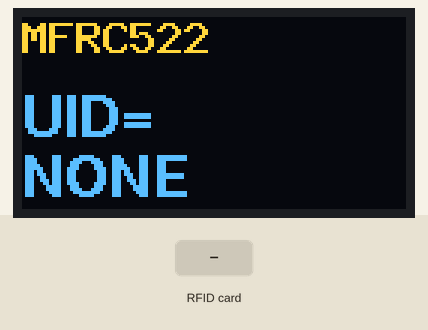
A sketch run on a simulated Arduino Uno, built with avr-gcc and run on an emulated ATmega328P. Shown: 128×64 one-colour display. Inputs (shaded band) come from the test bench. The OLED is the two-colour kind (top 16 rows yellow); what the sketch prints to the serial monitor is not drawn.

Above: at 1.2 s.
1.3 s: RFID card 3F 0F 3E 5F held to the reader
At 2.0 s:
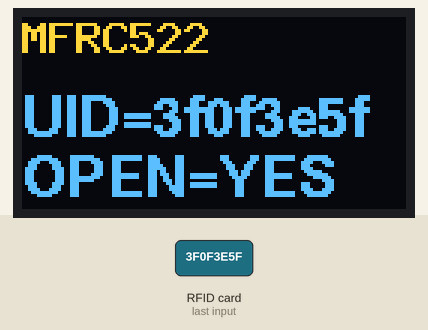
3.2 s: RFID card 5E 7A 19 C4 held to the reader
At 4.4 s:
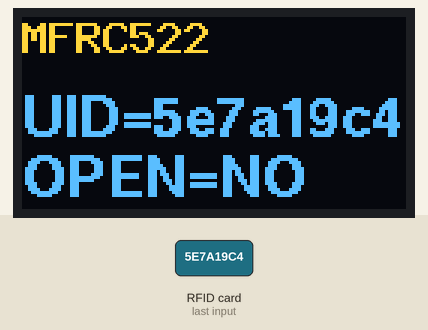
Timing chart, 0 to 6.2 s (numbered marks = the images above; inputs shaded):
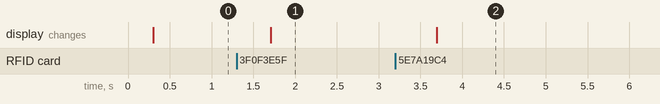

Measured:
- after the input at 1.3 s, the display: changes after 0.41 s (image 1)
- after the input at 3.2 s, the display: changes after 0.50 s (image 2)

The sketch:

basic_test.ino
```cpp
/* RFID-RC522 (MFRC-522) [S012] : http://rdiot.tistory.com/172 [RDIoT Demo] */

#include "U8glib.h"
U8GLIB_SSD1306_128X64 u8g(U8G_I2C_OPT_NONE);

#include <SPI.h>
#include <MFRC522.h>

#define RST_PIN  9  //
#define SS_PIN  10  //

MFRC522 mfrc522(SS_PIN, RST_PIN); // Create MFRC522 instance
String rfidUid = "";

void setup() {

 Serial.begin(9600);  // Initialize serial communications with the PC
 while (!Serial);  // Do nothing if no serial port is opened (added for Arduinos based on ATMEGA32U4)
 SPI.begin();   // Init SPI bus
 mfrc522.PCD_Init();  // Init MFRC522
 ShowReaderDetails(); // Show details of PCD - MFRC522 Card Reader details
 Serial.println(F("Scan PICC to see UID, type, and data blocks..."));
}

void loop() {

  // picture loop
  u8g.firstPage();
  do {
    draw();
  } while( u8g.nextPage() );

  // rebuild the picture after some delay
  //delay(500);

 // Look for new cards
 if ( ! mfrc522.PICC_IsNewCardPresent()) {
  return;
 }

 // Select one of the cards
 if ( ! mfrc522.PICC_ReadCardSerial()) {
  return;
 }
  mfrc522.PICC_DumpToSerial(&(mfrc522.uid));
rfidUid = "";
for (byte i = 0; i < mfrc522.uid.size; i++) {
  rfidUid += String(mfrc522.uid.uidByte[i] < 0x10 ? "0" : "");
  rfidUid += String(mfrc522.uid.uidByte[i], HEX);
}

 // Dump debug info about the card; PICC_HaltA() is automatically called

}

void ShowReaderDetails() {
 // Get the MFRC522 software version
 byte v = mfrc522.PCD_ReadRegister(mfrc522.VersionReg);
 Serial.print(F("MFRC522 Software Version: 0x"));
 Serial.print(v, HEX);
 if (v == 0x91)
  Serial.print(F(" = v1.0"));
 else if (v == 0x92)
  Serial.print(F(" = v2.0"));
 else
  Serial.print(F(" (unknown)"));
 Serial.println("");
 // When 0x00 or 0xFF is returned, communication probably failed
 if ((v == 0x00) || (v == 0xFF)) {
  Serial.println(F("WARNING: Communication failure, is the MFRC522 properly connected?"));
 }
}

void draw(void) {
  u8g.setFont(u8g_font_9x15B);
  u8g.setPrintPos(0, 12);
  u8g.println("MFRC522");

  u8g.setFont(u8g_font_helvB14);
  u8g.setPrintPos(0,40);

  u8g.print("UID="+rfidUid);

  u8g.setFont(u8g_font_helvB14);
  u8g.setPrintPos(0,60);

  if(rfidUid == "3f0f3e5f")
  u8g.print("OPEN=YES");
  else if(rfidUid == "")
  u8g.print("NONE");
  else
  u8g.print("OPEN=NO");
}
```
